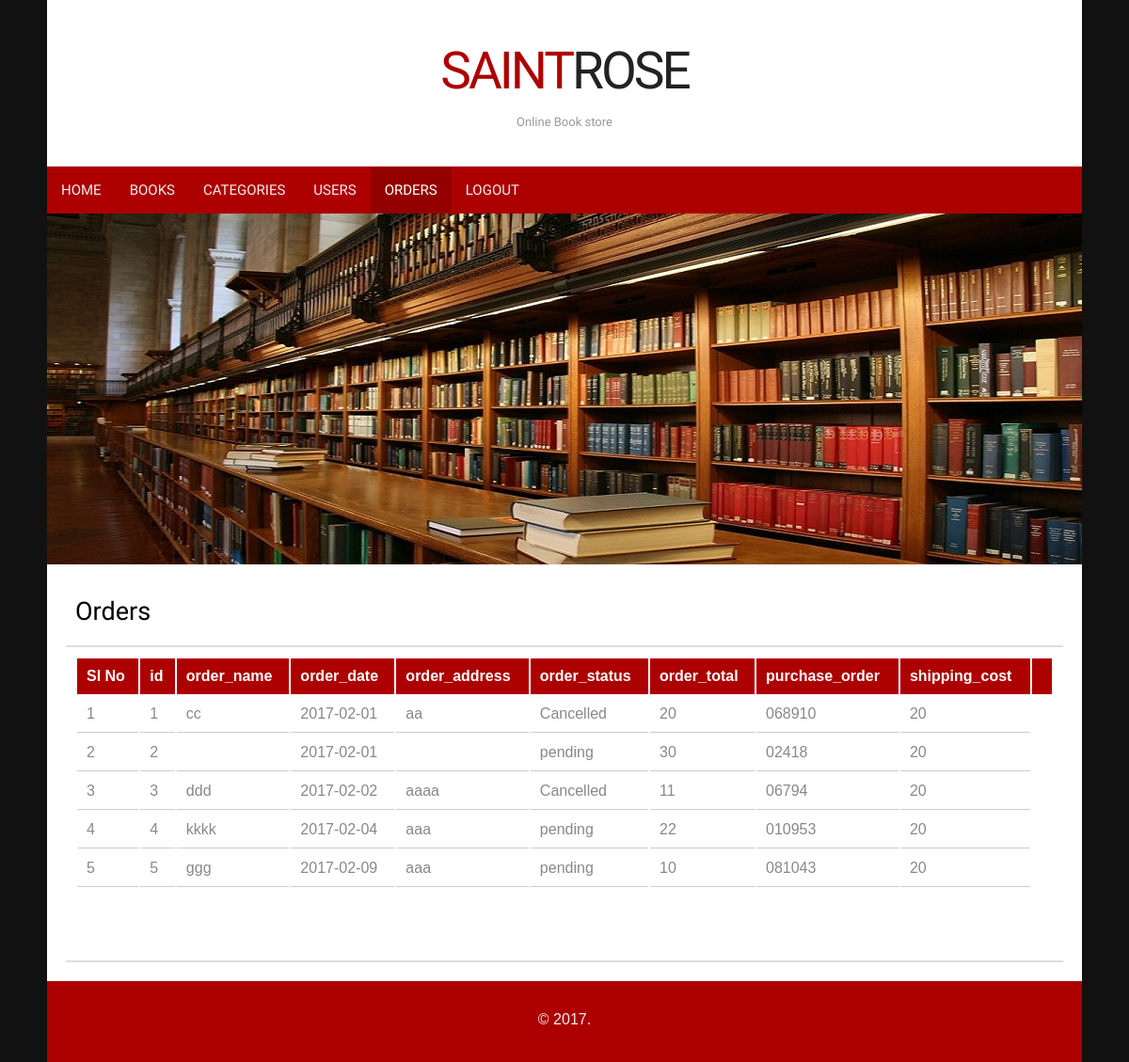
/view_all_orders.php (signed in), run on the app's committed database.
### tables this page shows
CREATE TABLE IF NOT EXISTS `orders` (
  `id` int(11) NOT NULL AUTO_INCREMENT,
  `order_address` varchar(30) NOT NULL,
  `order_date` varchar(40) NOT NULL,
  `order_name` varchar(40) NOT NULL,
  `order_status` varchar(40) NOT NULL,
  `order_total` int(11) NOT NULL,
  `purchase_order` varchar(40) NOT NULL,
  `session` varchar(100) NOT NULL,
  `shipping_cost` int(11) NOT NULL,
  PRIMARY KEY (`id`)
);

### view_all_orders.php (the view, shortened to what this page needs)
<!Doctype html>
<head>
<link rel="stylesheet" href="styles.css" type="text/css" />
</head>
<body>
<div id="container">
    <header>
    	<h1><a href="index.php">Saint<span>Rose</span></a></h1>
        <h2>Online Book store</h2>
    </header>
    <nav>
    	<ul>
        	<li><a href="admin_home.php">Home</a></li>
            <li><a href="view_books.php">Books</a></li>
            <li><a href="view_categories.php">Categories</a></li>
            <li><a href="view_users.php">Users</a></li>
            <li  class="start selected"><a href="view_orders.php">Orders</a></li>
		   <li class="end"><a href="logout.php">Logout</a></li>
        </ul>
    </nav>
 	<img src="images/adminbanner.jpg" alt="Books" />
    <div id="body">
	    <article>
			<h2>Orders </h2>
		</article>
		<article class="expanded">
  <table width="100%" >
                        <tr>
                            <th>Sl No</th>
                             <th>id</th>
							 <th>order_name</th>
							<th>order_date</th>
							<th>order_address</th>
                            <th>order_status</th>
                            <th>order_total</th>
                            <th>purchase_order</th>
                            <th>shipping_cost</th>
                            <th> </th>
                        </tr>
                        <?php
                        include("connect.php");
					  $res=mysqli_query($con,"select * from orders");
					$a=1;
					  while($re=mysqli_fetch_array($res))
					  {
					  ?>
                            <tr>
                                <td>
                                    <?php echo $a; ?>
                                </td>
								<td>
                                    <?php echo $re['id']; ?>
                                </td>
								<td>
                                    <?php echo $re['order_address']; ?>
                                </td>
                                <td>
                                    <?php echo $re['order_date']; ?>
                                </td>
                                <td>
                                    <?php echo $re['order_name']; ?>
                                </td>
                                <td>
                                    <?php echo $re['order_status']; ?>
                                </td>
                                <td>
                                    <?php echo $re['order_total']; ?>
                                </td>
                                <td>
                                    <?php echo $re['purchase_order']; ?>
                                </td>
                                <td>
                                    <?php echo $re['shipping_cost']; ?>
                                </td>
                                      </tr>
                            <?php
					 $a++;
					  }
					  ?>
                    </table>
                    <br />   <br />
	</article>
    </div>
    <footer>
        <div class="footer-bottom">
            <p>&copy;  2017.</p>
         </div>
    </footer>
</div>
</body>
</html>

### styles.css (style rules this page uses)
body { background: #111; margin:0; padding:0; font-family: Arial, Helvetica, sans-serif; font-size: 16px; color: #888; }
* { margin:10; padding:10; }
table { width: 100%; text-align: left; }
th, td { padding: 10px 10px; }
th { color: #fff; background: #AD0000 none repeat-x scroll left top; }
td { border-bottom: 1px solid #ccc; }
p { line-height: 1.9em; margin-bottom: 20px; }
a { color: #AD0000; }
h1 { color: #000; font-size: 35px; font-family: 'Francois One', Arial, sans-serif; }
h2 { color: #000; font-size: 27px; letter-spacing: 0px; font-weight: normal; padding: 0 0 5px; margin: 0; font-family: 'Francois One', Arial, sans-serif; }
ul, ol { margin: 0 0 35px 35px; }
li { padding-bottom: 5px; }
#container { width: 1100px; margin: 0px auto; padding: 0px; background-color: #fff; }
header { padding: 30px 15px; background: #fff; margin: 0 auto; text-align:center; }
header h1 a, header h1 a:hover { color: #AD0000; font-size: 55px; font-weight: normal; letter-spacing: -3px; line-height:45px; text-decoration: none; text-transform: uppercase; }
header h1 a span { color: #222; }
header h2 { color: #999; font-size: 13px; position: relative; top: -5px; letter-spacing: 0; }
nav { width: 1100px; height: 50px; background-color: #AD0000; }
nav ul { height: 50px; list-style: none; padding: 0; margin: 0; }
nav ul li { float: left; display: block; padding: 0; }
nav ul li a { color: #eee; display: block; font-family: 'Francois One',Arial,sans-serif; font-size: 15px; letter-spacing: 0; line-height: 15px; margin: 0; padding: 18px 15px 17px; text-decoration: none; text-transform: uppercase; }
nav ul li.selected a, nav ul li.selected a:hover { background-color: #940000; color: #fff; }
#body { background: none; margin:0 auto; padding: 20px 20px 0; }
article { border-bottom: 2px solid #ddd; padding: 10px 10px 20px 10px; }
article h2 { padding-bottom: 0; }
footer { margin:20px auto 0; width: 1100px; }
footer .footer-bottom { padding: 10px; text-align: center; background-color: #AD0000; }
footer .footer-bottom p { text-align: center; }
footer .footer-bottom p, footer .footer-bottom p a { color: #eee; }

### data on the page
orders: id "1", order_address "cc", order_date "2017-02-01", order_name "aa", order_status "Cancelled", order_total "20", purchase_order "068910", shipping_cost "20"
orders: id "2", order_date "2017-02-01", order_status "pending", order_total "30", purchase_order "02418", shipping_cost "20"
orders: id "3", order_address "ddd", order_date "2017-02-02", order_name "aaaa", order_status "Cancelled", order_total "11", purchase_order "06794", shipping_cost "20"
orders: id "4", order_address "kkkk", order_date "2017-02-04", order_name "aaa", order_status "pending", order_total "22", purchase_order "010953", shipping_cost "20"
orders: id "5", order_address "ggg", order_date "2017-02-09", order_name "aaa", order_status "pending", order_total "10", purchase_order "081043", shipping_cost "20"
